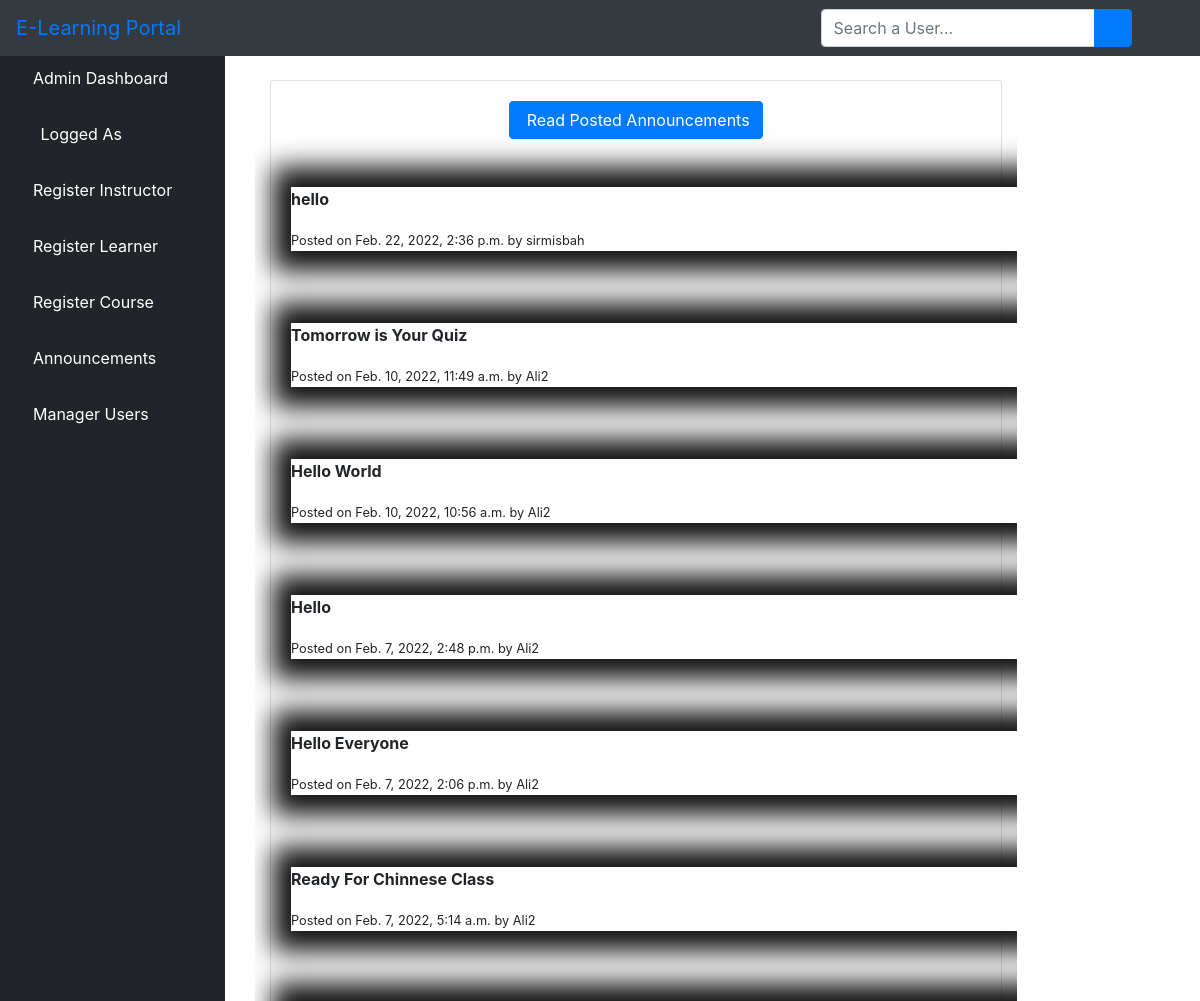
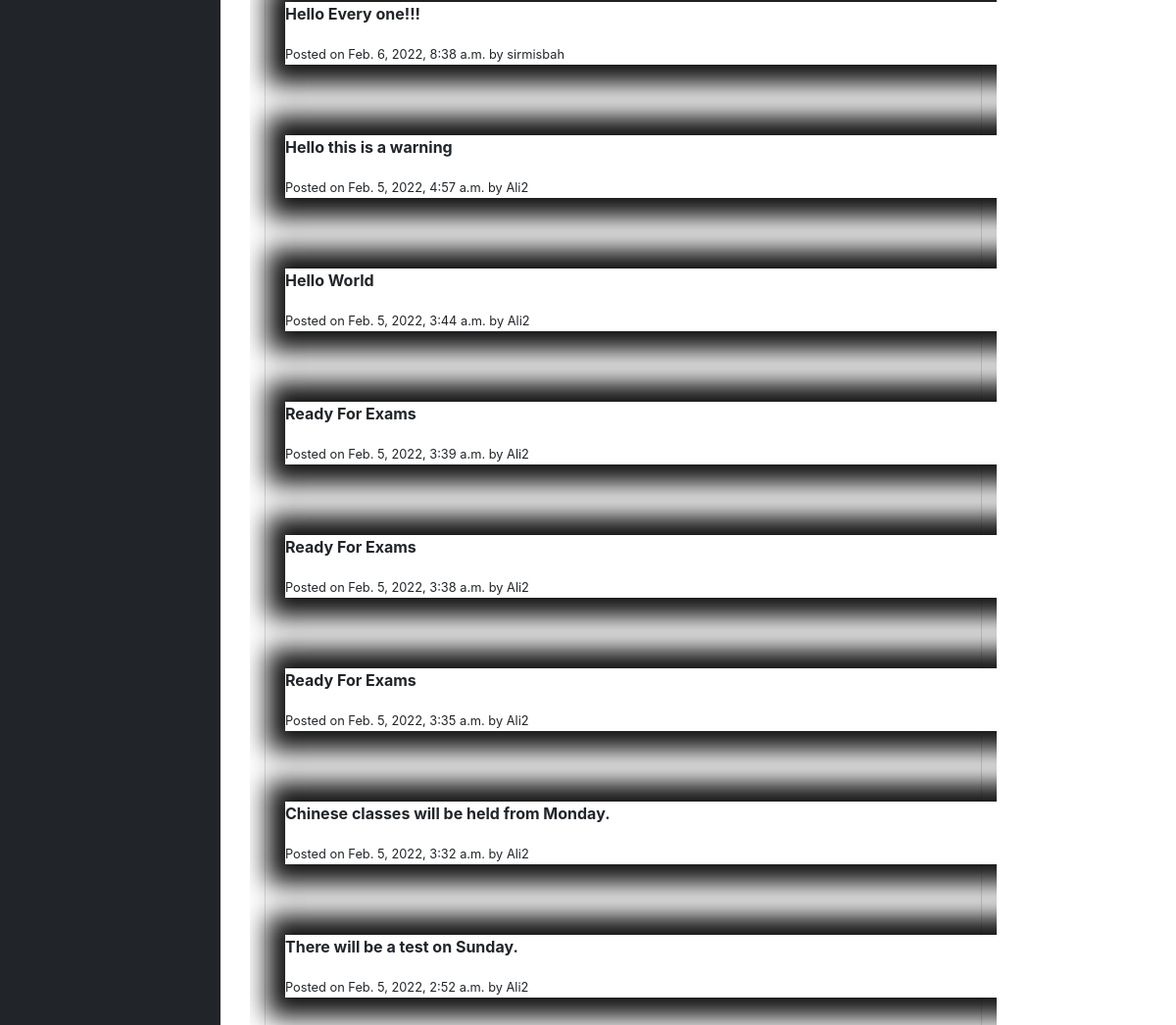
/adminpostlist/, run on the app's committed database (2 pictures, top to bottom).
### LMS/models.py (models this page shows, shortened)
class Announcements(models.Model):
    user = models.ForeignKey(User, on_delete=models.CASCADE)
    content = models.TextField()
    posted_at = models.DateTimeField(auto_now = True, null = True)

class User(AbstractUser):
    is_learner = models.BooleanField(default = False)
    is_instructor = models.BooleanField(default = False)
    is_admin = models.BooleanField(default = False)

### LMS/views.py (the view)
# urls.py: path('adminpostlist/', views.AdminListPost, name = 'alstpost'), #List Announcements Post
def AdminListPost(request):
    admin_list = Announcements.objects.filter(posted_at__lt = timezone.now()).order_by('-posted_at')
    return render(request, 'LMS/admin/list_post.html', {'admin_list':admin_list})

### LMS/templates/LMS/admin/list_post.html (shortened to what this page needs)
{% extends 'LMS/admin/base.html' %}
{% block body %}
  <div class="container-fluid">
        <div class="row">
          <div class="col-11 mb-3">
          <div class="col-11 mb-3">
                <div id="content-wrapper" style="padding-top: 30px">
        <div class="container-fluid">
            <div class="card mb-3">
                <div class="card-body">
    <center>
                    <a href="/llchat">
        <button class="btn btn btn-primary">
                        Read Posted Announcements</button>
                        </a><br><br><br>
    </center>
     {% for post in admin_list %}
        <div class="chat" style="width: 150%; background: white; box-shadow: 2px 0px 25px 20px #111;">
            <p><b class="chat-content">{{ post.content }}</b></p>
            <small class="chat-date">Posted on {{ post.posted_at }} by {{ post.user }}</small>
        </div><br><br><br>
     {% empty %}
    <h1 class="heading">No Chats Yet Be The First To Message!</h1><br>
    {% endfor %}
    </div>
                      </div>
                    </div>
                  </div>
</div>
</div>
</div>
{% endblock body %}

### data on the page
Announcements: content "hello", posted_at "Feb. 22, 2022, 2:36 p.m.", user "sirmisbah"
Announcements: content "Tomorrow is Your Quiz", posted_at "Feb. 10, 2022, 11:49 a.m.", user "Ali2"
Announcements: content "Hello World", posted_at "Feb. 10, 2022, 10:56 a.m.", user "Ali2"
Announcements: content "Hello", posted_at "Feb. 7, 2022, 2:48 p.m.", user "Ali2"
Announcements: content "Hello Everyone", posted_at "Feb. 7, 2022, 2:06 p.m.", user "Ali2"
Announcements: content "Ready For Chinnese Class", posted_at "Feb. 7, 2022, 5:14 a.m.", user "Ali2"
Announcements: content "Hello Every one!!!", posted_at "Feb. 6, 2022, 8:38 a.m.", user "sirmisbah"
Announcements: content "Hello this is a warning", posted_at "Feb. 5, 2022, 4:57 a.m.", user "Ali2"
Announcements: content "Hello World", posted_at "Feb. 5, 2022, 3:44 a.m.", user "Ali2"
Announcements: content "Ready For Exams", posted_at "Feb. 5, 2022, 3:39 a.m.", user "Ali2"
Announcements: content "Ready For Exams", posted_at "Feb. 5, 2022, 3:38 a.m.", user "Ali2"
Announcements: content "Ready For Exams", posted_at "Feb. 5, 2022, 3:35 a.m.", user "Ali2"
Announcements: content "Chinese classes will be held from Monday.", posted_at "Feb. 5, 2022, 3:32 a.m.", user "Ali2"
Announcements: content "There will be a test on Sunday.", posted_at "Feb. 5, 2022, 2:52 a.m.", user "Ali2"
